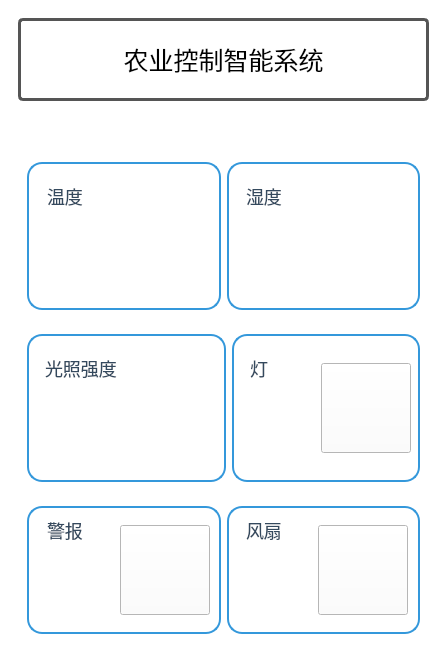
<?xml version="1.0" encoding="UTF-8"?>
<ui version="4.0">
 <class>MainWindow</class>
 <widget class="QMainWindow" name="MainWindow">
  <property name="geometry">
   <rect>
    <x>0</x>
    <y>0</y>
    <width>446</width>
    <height>655</height>
   </rect>
  </property>
  <property name="windowTitle">
   <string>MainWindow</string>
  </property>
  <property name="styleSheet">
   <string notr="true">background-color: rgb(255, 255, 255);</string>
  </property>
  <widget class="QWidget" name="centralwidget">
   <layout class="QHBoxLayout" name="horizontalLayout_10">
    <item>
     <widget class="QWidget" name="widget_5" native="true">
      <layout class="QVBoxLayout" name="verticalLayout_13">
       <item>
        <widget class="QLabel" name="label_bt">
         <property name="styleSheet">
          <string notr="true">      QLabel {
            background-color: white;       /* 背景色为白色 */
            font-size: 25px;               /* 字体大小 */
            text-align: center;            /* 文字居中对齐 */
            padding: 20px;                 /* 内边距 */
            border: 3px solid #555;        /* 边框颜色加深 */
            border-radius: 5px;            /* 边框圆角 */
        }</string>
         </property>
         <property name="text">
          <string>农业控制智能系统</string>
         </property>
         <property name="alignment">
          <set>Qt::AlignCenter</set>
         </property>
        </widget>
       </item>
       <item>
        <widget class="QLabel" name="label_5">
         <property name="minimumSize">
          <size>
           <width>0</width>
           <height>40</height>
          </size>
         </property>
         <property name="maximumSize">
          <size>
           <width>16777215</width>
           <height>80</height>
          </size>
         </property>
         <property name="text">
          <string/>
         </property>
         <property name="alignment">
          <set>Qt::AlignLeading|Qt::AlignLeft|Qt::AlignVCenter</set>
         </property>
        </widget>
       </item>
       <item>
        <widget class="QWidget" name="widget_6" native="true">
         <layout class="QHBoxLayout" name="horizontalLayout_5">
          <item>
           <widget class="QWidget" name="widget" native="true">
            <property name="styleSheet">
             <string notr="true">#widget {
    border: 2px solid #3498db; /* 边框宽度、样式和颜色 */
    border-radius: 15px; /* 圆角弧度 */
    padding: 0px; /* 内边距 */
}
</string>
            </property>
            <layout class="QVBoxLayout" name="verticalLayout_2">
             <item>
              <layout class="QHBoxLayout" name="horizontalLayout">
               <property name="spacing">
                <number>0</number>
               </property>
               <item>
                <layout class="QVBoxLayout" name="verticalLayout">
                 <property name="spacing">
                  <number>0</number>
                 </property>
                 <item>
                  <widget class="QLabel" name="label_wd">
                   <property name="styleSheet">
                    <string notr="true">QLabel {
    font-size: 18px; /* 字体大小 */
    color: #34495e; /* 字体颜色 */
    padding: 5px; /* 内边距 */
    qproperty-alignment: AlignCenter; /* 文本居中对齐 */
}</string>
                   </property>
                   <property name="text">
                    <string>温度</string>
                   </property>
                  </widget>
                 </item>
                 <item>
                  <widget class="QLabel" name="label">
                   <property name="minimumSize">
                    <size>
                     <width>80</width>
                     <height>80</height>
                    </size>
                   </property>
                   <property name="maximumSize">
                    <size>
                     <width>80</width>
                     <height>80</height>
                    </size>
                   </property>
                   <property name="styleSheet">
                    <string notr="true">border-image: url(:/tu/感温探测器.png);</string>
                   </property>
                   <property name="text">
                    <string/>
                   </property>
                  </widget>
                 </item>
                </layout>
               </item>
               <item>
                <widget class="QLabel" name="label_wd_sj">
                 <property name="minimumSize">
                  <size>
                   <width>90</width>
                   <height>130</height>
                  </size>
                 </property>
                 <property name="maximumSize">
                  <size>
                   <width>90</width>
                   <height>130</height>
                  </size>
                 </property>
                 <property name="text">
                  <string/>
                 </property>
                 <property name="alignment">
                  <set>Qt::AlignCenter</set>
                 </property>
                </widget>
               </item>
              </layout>
             </item>
            </layout>
           </widget>
          </item>
          <item>
           <widget class="QWidget" name="widget_2" native="true">
            <property name="styleSheet">
             <string notr="true">#widget_2{
    border: 2px solid #3498db; /* 边框宽度、样式和颜色 */
    border-radius: 15px; /* 圆角弧度 */
    padding: 0px; /* 内边距 */
}
</string>
            </property>
            <layout class="QVBoxLayout" name="verticalLayout_3">
             <item>
              <layout class="QHBoxLayout" name="horizontalLayout_2">
               <property name="spacing">
                <number>0</number>
               </property>
               <item>
                <layout class="QVBoxLayout" name="verticalLayout_4">
                 <property name="spacing">
                  <number>0</number>
                 </property>
                 <item>
                  <widget class="QLabel" name="label_sd">
                   <property name="styleSheet">
                    <string notr="true">QLabel {
    font-size: 18px; /* 字体大小 */
    color: #34495e; /* 字体颜色 */
    padding: 5px; /* 内边距 */
    qproperty-alignment: AlignCenter; /* 文本居中对齐 */
}</string>
                   </property>
                   <property name="text">
                    <string>湿度</string>
                   </property>
                  </widget>
                 </item>
                 <item>
                  <widget class="QLabel" name="label_2">
                   <property name="minimumSize">
                    <size>
                     <width>80</width>
                     <height>80</height>
                    </size>
                   </property>
                   <property name="maximumSize">
                    <size>
                     <width>80</width>
                     <height>80</height>
                    </size>
                   </property>
                   <property name="styleSheet">
                    <string notr="true">border-image: url(:/tu/温湿度 (1).png);</string>
                   </property>
                   <property name="text">
                    <string/>
                   </property>
                  </widget>
                 </item>
                </layout>
               </item>
               <item>
                <widget class="QLabel" name="label_sd_sj">
                 <property name="minimumSize">
                  <size>
                   <width>90</width>
                   <height>130</height>
                  </size>
                 </property>
                 <property name="maximumSize">
                  <size>
                   <width>90</width>
                   <height>130</height>
                  </size>
                 </property>
                 <property name="text">
                  <string/>
                 </property>
                 <property name="alignment">
                  <set>Qt::AlignCenter</set>
                 </property>
                </widget>
               </item>
              </layout>
             </item>
            </layout>
           </widget>
          </item>
         </layout>
        </widget>
       </item>
       <item>
        <widget class="QWidget" name="widget_7" native="true">
         <layout class="QHBoxLayout" name="horizontalLayout_6">
          <item>
           <widget class="QWidget" name="widget_3" native="true">
            <property name="styleSheet">
             <string notr="true">#widget_3{
    border: 2px solid #3498db; /* 边框宽度、样式和颜色 */
    border-radius: 15px; /* 圆角弧度 */
    padding: 0px; /* 内边距 */
}
</string>
            </property>
            <layout class="QVBoxLayout" name="verticalLayout_5">
             <item>
              <layout class="QHBoxLayout" name="horizontalLayout_3">
               <property name="spacing">
                <number>0</number>
               </property>
               <item>
                <layout class="QVBoxLayout" name="verticalLayout_6">
                 <property name="spacing">
                  <number>0</number>
                 </property>
                 <item>
                  <widget class="QLabel" name="label_gz">
                   <property name="styleSheet">
                    <string notr="true">QLabel {
    font-size: 18px; /* 字体大小 */
    color: #34495e; /* 字体颜色 */
    padding: 5px; /* 内边距 */
    qproperty-alignment: AlignCenter; /* 文本居中对齐 */
}</string>
                   </property>
                   <property name="text">
                    <string>光照强度</string>
                   </property>
                  </widget>
                 </item>
                 <item>
                  <widget class="QLabel" name="label_3">
                   <property name="minimumSize">
                    <size>
                     <width>80</width>
                     <height>80</height>
                    </size>
                   </property>
                   <property name="maximumSize">
                    <size>
                     <width>80</width>
                     <height>80</height>
                    </size>
                   </property>
                   <property name="styleSheet">
                    <string notr="true">border-image: url(:/tu/光照 (2).png);</string>
                   </property>
                   <property name="text">
                    <string/>
                   </property>
                  </widget>
                 </item>
                </layout>
               </item>
               <item>
                <widget class="QLabel" name="label_gz_sj">
                 <property name="minimumSize">
                  <size>
                   <width>90</width>
                   <height>130</height>
                  </size>
                 </property>
                 <property name="maximumSize">
                  <size>
                   <width>90</width>
                   <height>130</height>
                  </size>
                 </property>
                 <property name="text">
                  <string/>
                 </property>
                 <property name="alignment">
                  <set>Qt::AlignCenter</set>
                 </property>
                </widget>
               </item>
              </layout>
             </item>
            </layout>
           </widget>
          </item>
          <item>
           <widget class="QWidget" name="widget_4" native="true">
            <property name="styleSheet">
             <string notr="true">#widget_4{
    border: 2px solid #3498db; /* 边框宽度、样式和颜色 */
    border-radius: 15px; /* 圆角弧度 */
    padding: 0px; /* 内边距 */
}
</string>
            </property>
            <layout class="QVBoxLayout" name="verticalLayout_7">
             <item>
              <layout class="QHBoxLayout" name="horizontalLayout_4">
               <property name="spacing">
                <number>0</number>
               </property>
               <item>
                <layout class="QVBoxLayout" name="verticalLayout_8">
                 <property name="spacing">
                  <number>0</number>
                 </property>
                 <item>
                  <widget class="QLabel" name="label_gz_2">
                   <property name="maximumSize">
                    <size>
                     <width>16777215</width>
                     <height>30</height>
                    </size>
                   </property>
                   <property name="styleSheet">
                    <string notr="true">QLabel {
    font-size: 18px; /* 字体大小 */
    color: #34495e; /* 字体颜色 */
    padding: 5px; /* 内边距 */
    qproperty-alignment: AlignCenter; /* 文本居中对齐 */
}</string>
                   </property>
                   <property name="text">
                    <string>灯</string>
                   </property>
                  </widget>
                 </item>
                 <item>
                  <widget class="QLabel" name="label_4">
                   <property name="minimumSize">
                    <size>
                     <width>80</width>
                     <height>80</height>
                    </size>
                   </property>
                   <property name="maximumSize">
                    <size>
                     <width>80</width>
                     <height>80</height>
                    </size>
                   </property>
                   <property name="styleSheet">
                    <string notr="true">border-image: url(:/tu/关灯.png);</string>
                   </property>
                   <property name="text">
                    <string/>
                   </property>
                  </widget>
                 </item>
                </layout>
               </item>
               <item>
                <widget class="QPushButton" name="pushButton">
                 <property name="minimumSize">
                  <size>
                   <width>90</width>
                   <height>90</height>
                  </size>
                 </property>
                 <property name="maximumSize">
                  <size>
                   <width>90</width>
                   <height>90</height>
                  </size>
                 </property>
                 <property name="cursor">
                  <cursorShape>PointingHandCursor</cursorShape>
                 </property>
                 <property name="styleSheet">
                  <string notr="true">        QPushButton {      
            color: white;                /* 字体颜色为白色 */		
			border-image: url(:/tu/开关按钮.png);
        }
        
        QPushButton:hover {
           
	background-color: rgb(225, 225, 225);
        }
        
        QPushButton:pressed {
            background-color: rgb(225, 225, 225);
        }</string>
                 </property>
                 <property name="text">
                  <string/>
                 </property>
                </widget>
               </item>
              </layout>
             </item>
            </layout>
           </widget>
          </item>
         </layout>
        </widget>
       </item>
       <item>
        <widget class="QWidget" name="widget_10" native="true">
         <layout class="QHBoxLayout" name="horizontalLayout_9">
          <item>
           <widget class="QWidget" name="widget_8" native="true">
            <property name="styleSheet">
             <string notr="true">#widget_8
{
    border: 2px solid #3498db; /* 边框宽度、样式和颜色 */
    border-radius: 15px; /* 圆角弧度 */
    padding: 0px; /* 内边距 */
}
</string>
            </property>
            <layout class="QVBoxLayout" name="verticalLayout_9">
             <item>
              <layout class="QHBoxLayout" name="horizontalLayout_7">
               <property name="spacing">
                <number>0</number>
               </property>
               <item>
                <layout class="QVBoxLayout" name="verticalLayout_10">
                 <property name="spacing">
                  <number>0</number>
                 </property>
                 <item>
                  <widget class="QLabel" name="label_gz_3">
                   <property name="maximumSize">
                    <size>
                     <width>16777215</width>
                     <height>30</height>
                    </size>
                   </property>
                   <property name="styleSheet">
                    <string notr="true">QLabel {
    font-size: 18px; /* 字体大小 */
    color: #34495e; /* 字体颜色 */
    padding: 5px; /* 内边距 */
    qproperty-alignment: AlignCenter; /* 文本居中对齐 */
}</string>
                   </property>
                   <property name="text">
                    <string>警报</string>
                   </property>
                  </widget>
                 </item>
                 <item>
                  <widget class="QLabel" name="label_6">
                   <property name="minimumSize">
                    <size>
                     <width>80</width>
                     <height>80</height>
                    </size>
                   </property>
                   <property name="maximumSize">
                    <size>
                     <width>80</width>
                     <height>80</height>
                    </size>
                   </property>
                   <property name="styleSheet">
                    <string notr="true">border-image: url(:/tu/报警.png);</string>
                   </property>
                   <property name="text">
                    <string/>
                   </property>
                  </widget>
                 </item>
                </layout>
               </item>
               <item>
                <widget class="QPushButton" name="pushButton_2">
                 <property name="minimumSize">
                  <size>
                   <width>90</width>
                   <height>90</height>
                  </size>
                 </property>
                 <property name="maximumSize">
                  <size>
                   <width>90</width>
                   <height>90</height>
                  </size>
                 </property>
                 <property name="cursor">
                  <cursorShape>PointingHandCursor</cursorShape>
                 </property>
                 <property name="styleSheet">
                  <string notr="true">        QPushButton {      
            color: white;                /* 字体颜色为白色 */		
			border-image: url(:/tu/开关按钮.png);
        }
        
        QPushButton:hover {
           
	background-color: rgb(225, 225, 225);
        }
        
        QPushButton:pressed {
            background-color: rgb(225, 225, 225);
        }</string>
                 </property>
                 <property name="text">
                  <string/>
                 </property>
                </widget>
               </item>
              </layout>
             </item>
            </layout>
           </widget>
          </item>
          <item>
           <widget class="QWidget" name="widget_9" native="true">
            <property name="styleSheet">
             <string notr="true">#widget_9{
    border: 2px solid #3498db; /* 边框宽度、样式和颜色 */
    border-radius: 15px; /* 圆角弧度 */
    padding: 0px; /* 内边距 */
}
</string>
            </property>
            <layout class="QVBoxLayout" name="verticalLayout_11">
             <item>
              <layout class="QHBoxLayout" name="horizontalLayout_8">
               <property name="spacing">
                <number>0</number>
               </property>
               <item>
                <layout class="QVBoxLayout" name="verticalLayout_12">
                 <property name="spacing">
                  <number>0</number>
                 </property>
                 <item>
                  <widget class="QLabel" name="label_gz_4">
                   <property name="maximumSize">
                    <size>
                     <width>16777215</width>
                     <height>30</height>
                    </size>
                   </property>
                   <property name="styleSheet">
                    <string notr="true">QLabel {
    font-size: 18px; /* 字体大小 */
    color: #34495e; /* 字体颜色 */
    padding: 5px; /* 内边距 */
    qproperty-alignment: AlignCenter; /* 文本居中对齐 */
}</string>
                   </property>
                   <property name="text">
                    <string>风扇</string>
                   </property>
                  </widget>
                 </item>
                 <item>
                  <widget class="QLabel" name="label_7">
                   <property name="minimumSize">
                    <size>
                     <width>80</width>
                     <height>80</height>
                    </size>
                   </property>
                   <property name="maximumSize">
                    <size>
                     <width>80</width>
                     <height>80</height>
                    </size>
                   </property>
                   <property name="styleSheet">
                    <string notr="true">border-image: url(:/tu/排风机.png);</string>
                   </property>
                   <property name="text">
                    <string/>
                   </property>
                  </widget>
                 </item>
                </layout>
               </item>
               <item>
                <widget class="QPushButton" name="pushButton_3">
                 <property name="minimumSize">
                  <size>
                   <width>90</width>
                   <height>90</height>
                  </size>
                 </property>
                 <property name="maximumSize">
                  <size>
                   <width>90</width>
                   <height>90</height>
                  </size>
                 </property>
                 <property name="cursor">
                  <cursorShape>PointingHandCursor</cursorShape>
                 </property>
                 <property name="styleSheet">
                  <string notr="true">        QPushButton {      
            color: white;                /* 字体颜色为白色 */		
			border-image: url(:/tu/开关按钮.png);
        }
        
        QPushButton:hover {
           
	background-color: rgb(225, 225, 225);
        }
        
        QPushButton:pressed {
            background-color: rgb(225, 225, 225);
        }</string>
                 </property>
                 <property name="text">
                  <string/>
                 </property>
                </widget>
               </item>
              </layout>
             </item>
            </layout>
           </widget>
          </item>
         </layout>
        </widget>
       </item>
      </layout>
     </widget>
    </item>
   </layout>
  </widget>
 </widget>
 <resources/>
 <connections/>
</ui>
